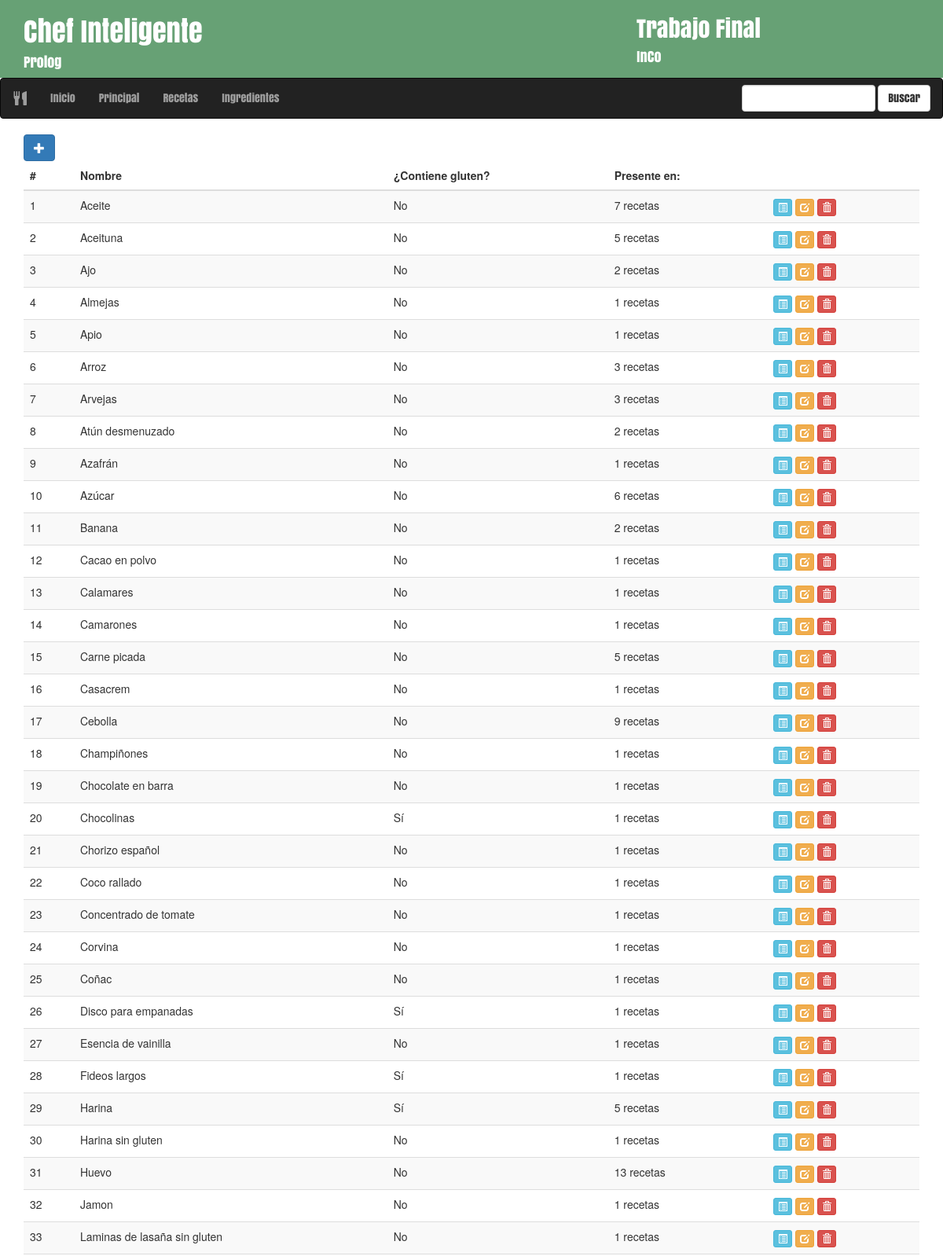
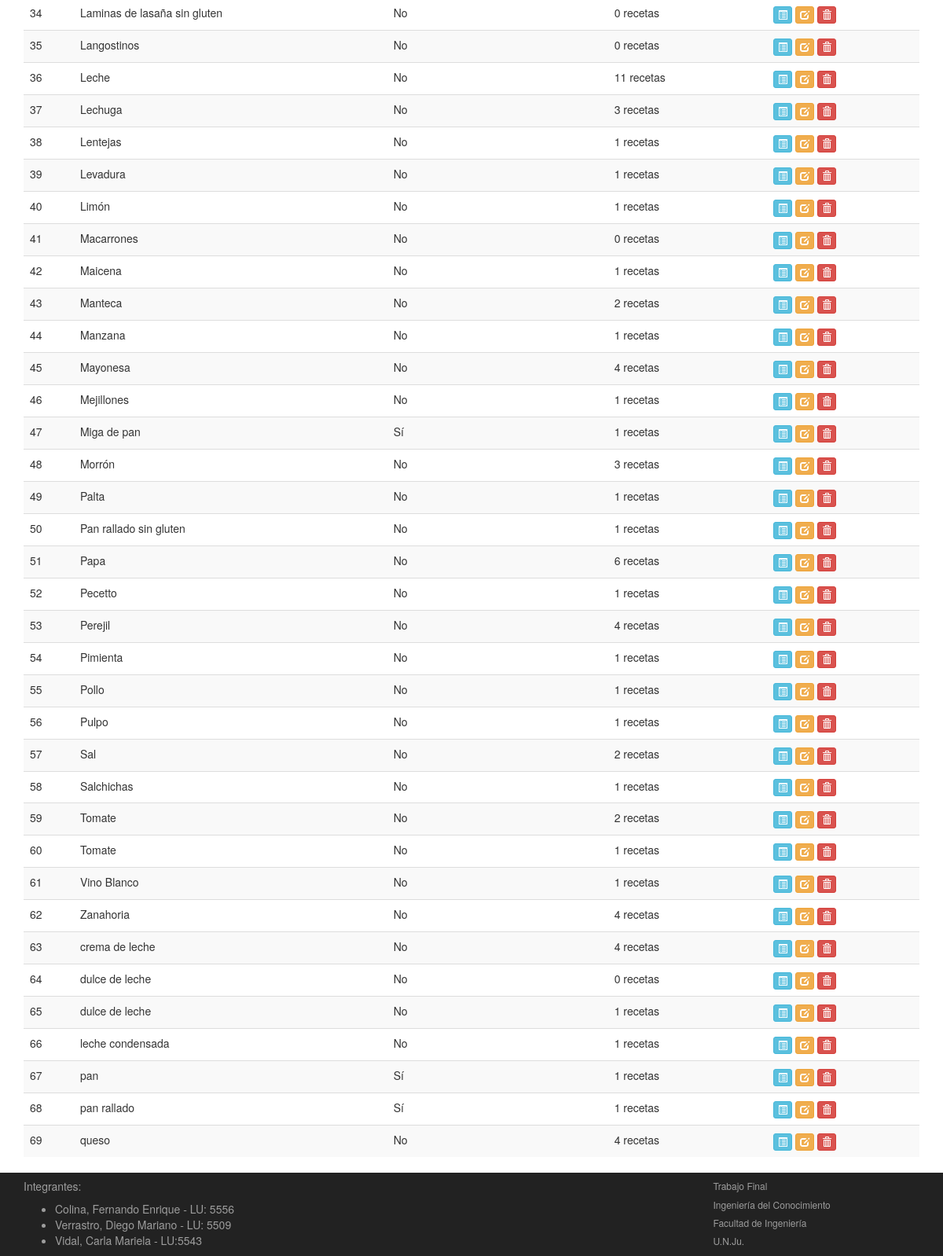
The app's page /recetario/ingredientes/, older data (2 pictures, top to bottom).
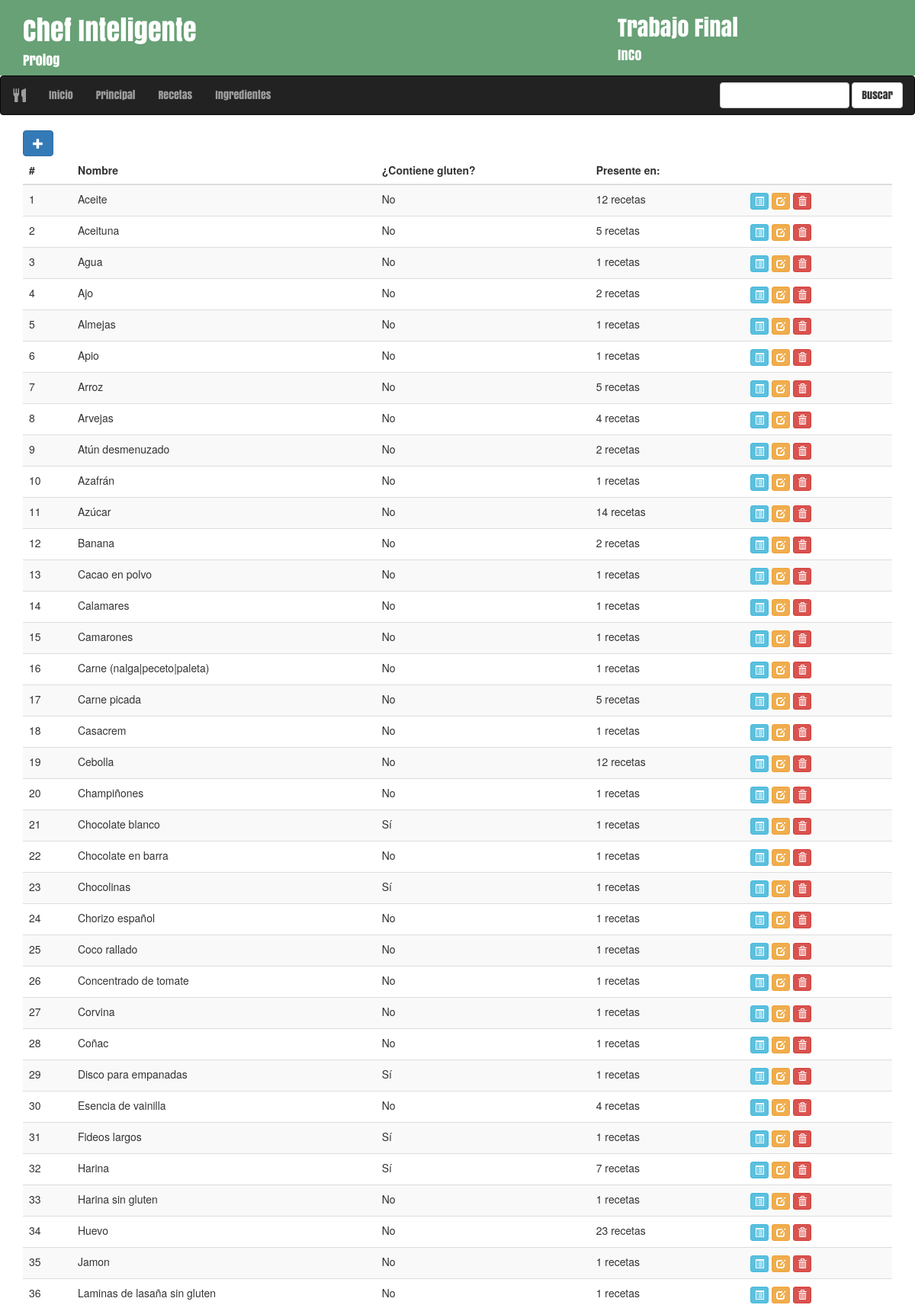
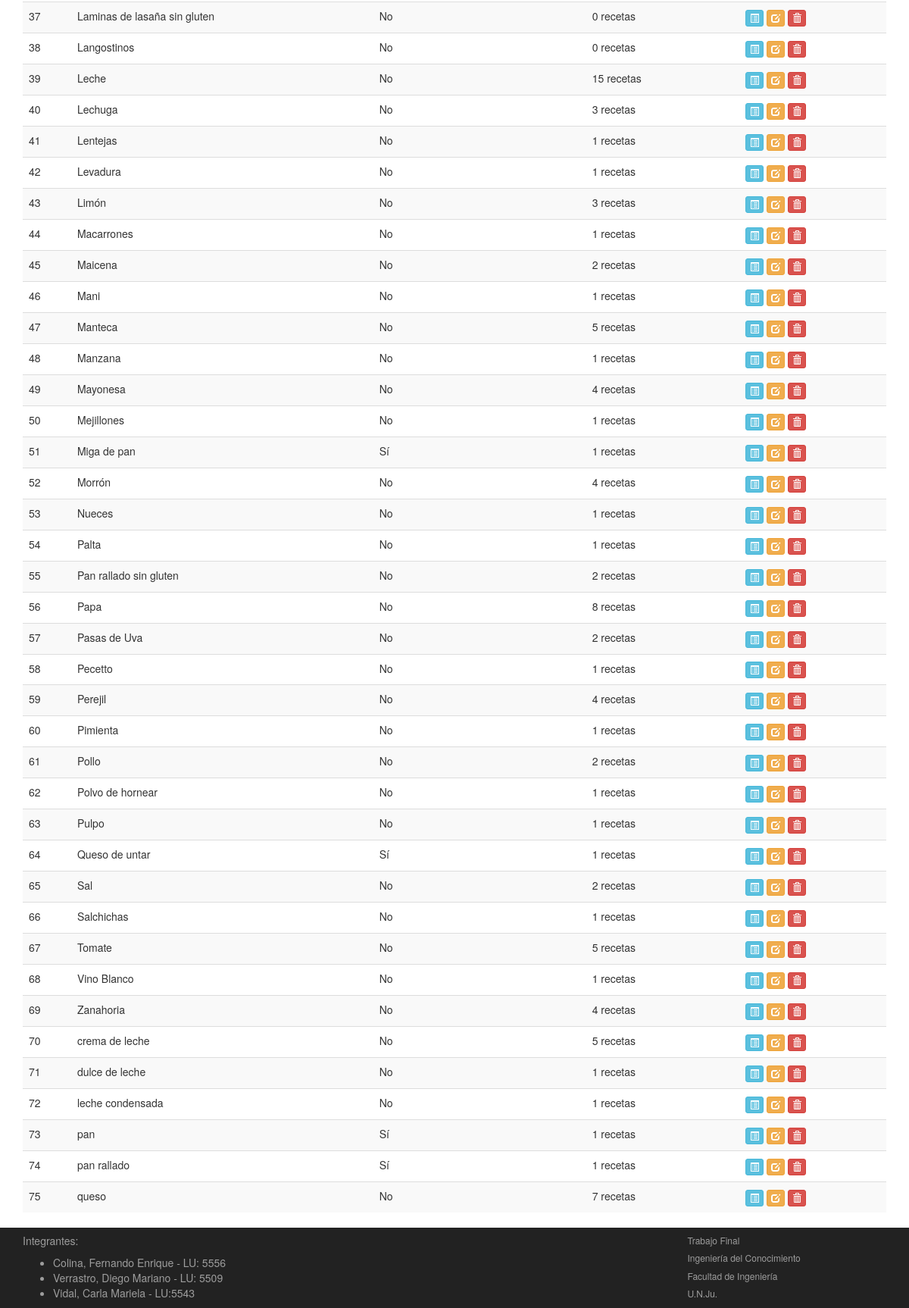
The same page, newer data (2 pictures, top to bottom).
### recetario/models.py (models this page shows, shortened)
class Ingrediente(models.Model):
	nombre = models.CharField(max_length=30)
	gluten = models.BooleanField(default=False, verbose_name='Contiene gluten?')

### recetario/views.py (the view)
class IngredientesList(generic.ListView):
    model = Ingrediente
    template_name = 'recetario/ingredientes.html'
    context_object_name = 'ingredientes_list'
    queryset = Ingrediente.objects.all().order_by('nombre')

### recetario/templates/recetario/ingredientes.html (shortened to what this page needs)
{% extends 'plquery/base.html' %}
{% block content %}
<div id="listarecetas" class="container">
	<div class="row">
		<div class="col-md-12">
			<a href="{% url 'admin:recetario_ingrediente_add' %}">
			<button type="button" id="btn-nuevo-ingrediente" class="btn btn-primary">
			<span class="glyphicon glyphicon-plus"></button></span></a>
			{% if ingredientes_list %}
			<div class="table-responsive">
				<table class="table table-hover table-striped">
					<thead>
						<tr>
							<th>#</th>
							<th>Nombre</th>
							<th>¿Contiene gluten?</th>
							<th>Presente en:</th>
							<th></th>
						</tr>
					</thead>
					<tbody>
						{% for ingrediente in ingredientes_list %}
						<tr>
							<td>{{ forloop.counter }}</td>
							<td>{{ ingrediente.nombre }}</td>
							<td>{{ ingrediente.gluten|yesno:'Sí,No,Quizás' }}</td>
							<td>{{ ingrediente.receta_set.count }} recetas</td>
							<td><div class="btn-group">
								<a href="{% url 'recetario:detalleingrediente' ingrediente.pk %}"><button type="button" class="btn btn-info btn-xs">
									<span class="glyphicon glyphicon-list-alt"></span>
									</button></a>
								<a href="{% url 'admin:recetario_ingrediente_change' ingrediente.pk %}"><button type="button" class="btn btn-warning btn-xs">
									<span class="glyphicon glyphicon-edit"></span>
									</button></a>
								<a href="{% url 'admin:recetario_ingrediente_delete' ingrediente.pk %}"><button type="button" class="btn btn-danger btn-xs">
									<span class="glyphicon glyphicon-trash"></span>
								</button></a>
							</div></td>
						</tr>
						{% endfor %}
					</tbody>
				</table>
			</div>
			{% else %}
				<p>No hay ingredientes disponibles</p>
			{% endif %}
		</div>
	</div>
</div>
{% endblock %}

### plquery/templates/plquery/base.html (shortened to what this page needs)
{% load staticfiles %}
<!doctype html>
 <html class="no-js" lang="">
	<head>
		<link rel="stylesheet" href="{% static 'plquery/css/font.css' %}" type='text/css'>
		<link rel="stylesheet" href="{% static 'plquery/css/bootstrap.css' %}">
		<link rel="stylesheet" href="{% static 'plquery/css/main.css' %}">
		<link rel="stylesheet" href="{% static 'plquery/css/select2/select2.min.css' %}"/>
	</head>
	<body>
		<header>
			<div class="container">
				<div class="row cabecera">
					<div class="col-xs-12 col-sm-8 col-md-8 col-lg-8">
					<h1>Chef Inteligente</h1>
					<h4>Prolog</h4>
					</div>
					<div class="hidden-xs col-sm-4 col-md-4 col-lg-4">
						<h2>Trabajo Final</h2>
						<h4>InCo</h4>
					</div>
				</div>
			</div>
		</header>
		<nav class="navbar navbar-inverse">
			<div class="navbar-header">
				<a href="#" class="navbar-brand"><span class="glyphicon glyphicon-cutlery" aria-hidden="true"></span></a>
			</div>
			<div class="collapse navbar-collapse navbar-ex1-collapse">
				<ul class="nav navbar-nav">
					<li><a href="{% url 'plquery:index' %}">Inicio</a></li>
					<li><a href="{% url 'plquery:principal' %}">Principal</a></li>
					<li><a href="{% url 'recetario:listarecetas' %}">Recetas</a></li>
					<li><a href="{% url 'recetario:listaingredientes' %}">Ingredientes</a></li>
				</ul>
				<form class="navbar-form navbar-right" role="search">
					<div class="form-group">
					<input type="text" class="form-control">
					</div>
					<button type="submit" class="btn btn-default">Buscar</button>
				</form>
			</div>
		</nav>
		<section>
		{% block content %}
		{% endblock %}
		</section>
		<footer>
			<div class="container">
				<div class="row">
					<div class="col-xs-6 col-sm-8 col-md-9 col-lg-9">
						<h5>Integrantes:</h5>
							<ul>
								<li>Colina, Fernando Enrique - LU: 5556</li>
								<li>Verrastro, Diego Mariano - LU: 5509</li>
								<li>Vidal, Carla Mariela - LU:5543</li>
							</ul>
					</div>
					<div class="col-xs-6 col-sm-4 col-md-3 col-lg-3">
						<h6>Trabajo Final</h6>
						<h6>Ingeniería del Conocimiento</h6>
						<h6>Facultad de Ingeniería</h6>
						<h6>U.N.Ju.</h6>
					</div>
				</div>
			</div>
		</footer>
	</body>
</html>

### plquery/static/plquery/css/main.css (style rules this page uses)
html { color: #222; font-size: 1em; line-height: 1.4; }
header { background-color: #67A175; color: white; font-family: 'Anton', sans-serif; }
nav { font-family: 'Anton', sans-serif; }
footer { background-color: #222; border-color: #080808; color: #9d9d9d; bottom: 0; width: 100%; height: 14%; }

Row changes from the older to the newer data that the page shows:
removed Ingrediente: nombre "Tomate", gluten "No", receta_set.count "1"
removed Ingrediente: nombre "dulce de leche", gluten "No", receta_set.count "0"
computed for Ingrediente "Aceite": receta_set.count "7" → "12"
added Ingrediente: nombre "Agua", gluten "No", receta_set.count "1"
computed for Ingrediente "Arroz": receta_set.count "3" → "5"
computed for Ingrediente "Arvejas": receta_set.count "3" → "4"
computed for Ingrediente "Azúcar": receta_set.count "6" → "14"
added Ingrediente: nombre "Carne (nalga|peceto|paleta)", gluten "No", receta_set.count "1"
computed for Ingrediente "Cebolla": receta_set.count "9" → "12"
added Ingrediente: nombre "Chocolate blanco", gluten "Sí", receta_set.count "1"
computed for Ingrediente "Esencia de vainilla": receta_set.count "1" → "4"
computed for Ingrediente "Harina": receta_set.count "5" → "7"
computed for Ingrediente "Huevo": receta_set.count "13" → "23"
computed for Ingrediente "Leche": receta_set.count "11" → "15"
computed for Ingrediente "Limón": receta_set.count "1" → "3"
computed for Ingrediente "Macarrones": receta_set.count "0" → "1"
computed for Ingrediente "Maicena": receta_set.count "1" → "2"
added Ingrediente: nombre "Mani", gluten "No", receta_set.count "1"
computed for Ingrediente "Manteca": receta_set.count "2" → "5"
computed for Ingrediente "Morrón": receta_set.count "3" → "4"
added Ingrediente: nombre "Nueces", gluten "No", receta_set.count "1"
computed for Ingrediente "Pan rallado sin gluten": receta_set.count "1" → "2"
computed for Ingrediente "Papa": receta_set.count "6" → "8"
added Ingrediente: nombre "Pasas de Uva", gluten "No", receta_set.count "2"
computed for Ingrediente "Pollo": receta_set.count "1" → "2"
added Ingrediente: nombre "Polvo de hornear", gluten "No", receta_set.count "1"
added Ingrediente: nombre "Queso de untar", gluten "Sí", receta_set.count "1"
computed for Ingrediente "Tomate": receta_set.count "2" → "5"
computed for Ingrediente "crema de leche": receta_set.count "4" → "5"
computed for Ingrediente "queso": receta_set.count "4" → "7"
